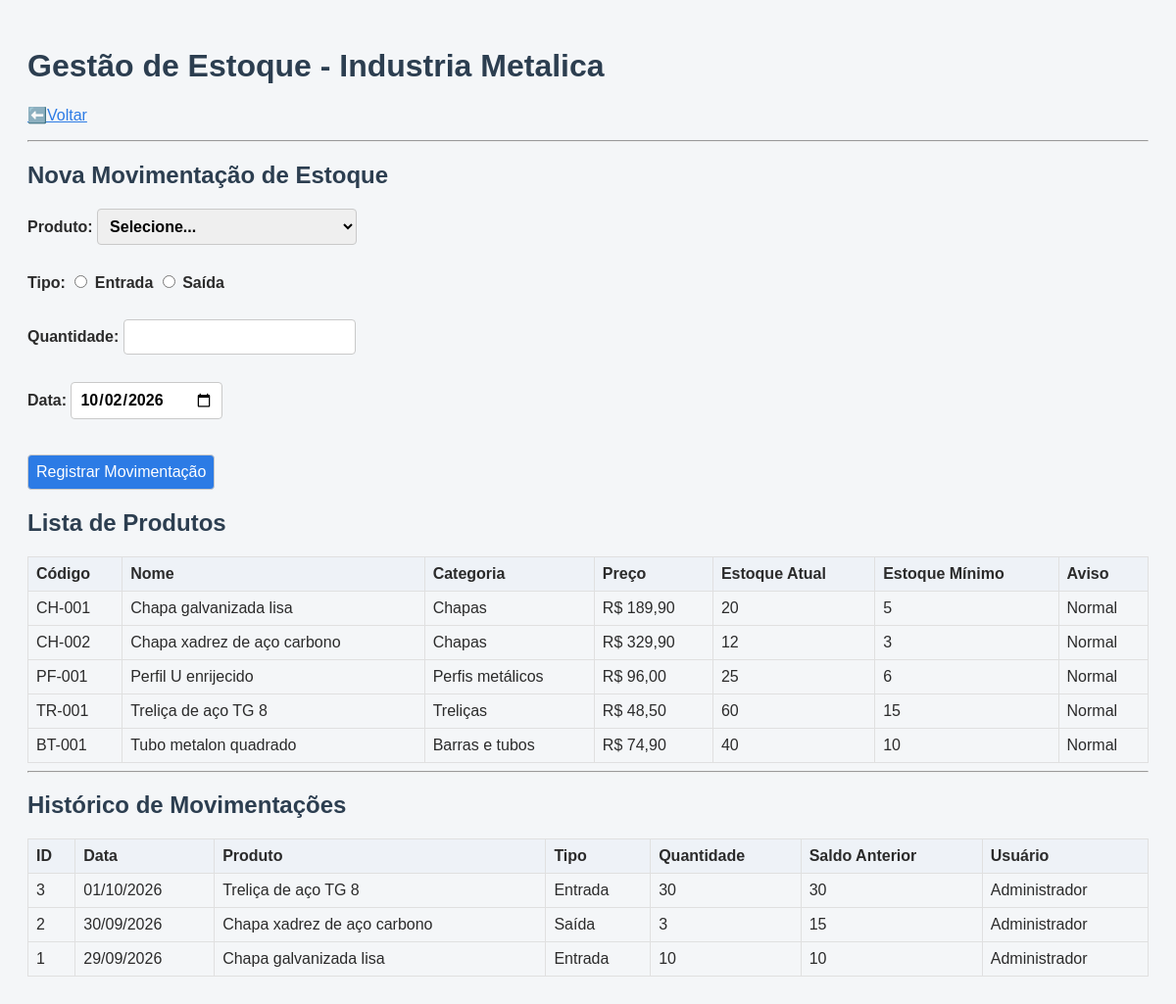
/estoque.php (signed in), run on the app's committed database.
### tables this page shows
CREATE TABLE IF NOT EXISTS produtos (
  id INT NOT NULL AUTO_INCREMENT,
  codigo VARCHAR(45) NOT NULL,
  nome VARCHAR(150) NOT NULL,
  fabricante VARCHAR(100) NOT NULL DEFAULT 'Geral',
  preco DECIMAL(10,2) NOT NULL,
  estoque_atual INT NOT NULL DEFAULT 0,
  estoque_minimo INT NOT NULL DEFAULT 0,
  ativo TINYINT NOT NULL DEFAULT 1,
  peso DECIMAL(10,3) NOT NULL DEFAULT 0,
  categoria VARCHAR(100) NOT NULL,
  unidade VARCHAR(20) NOT NULL DEFAULT 'un',
  material_fabricacao VARCHAR(100) NULL,
  espessura VARCHAR(50) NULL,
  dimensoes VARCHAR(100) NULL,
  acabamento VARCHAR(100) NULL,
  aplicacao VARCHAR(255) NULL,
  PRIMARY KEY (id),
  UNIQUE KEY uq_produtos_codigo (codigo),
  KEY idx_produtos_categoria (categoria)
);

CREATE TABLE IF NOT EXISTS movimentacoes (
  id INT NOT NULL AUTO_INCREMENT,
  tipo TINYINT NOT NULL COMMENT '1 = entrada, 2 = saída',
  data DATE NOT NULL,
  quantidade INT NOT NULL,
  saldo_anterior INT NOT NULL,
  usuarios_id INT NOT NULL,
  produtos_id INT NOT NULL,
  PRIMARY KEY (id),
  KEY idx_movimentacoes_usuario (usuarios_id),
  KEY idx_movimentacoes_produto (produtos_id),
  CONSTRAINT fk_movimentacoes_usuario
    FOREIGN KEY (usuarios_id) REFERENCES usuarios (id),
  CONSTRAINT fk_movimentacoes_produto
    FOREIGN KEY (produtos_id) REFERENCES produtos (id)
);

CREATE TABLE IF NOT EXISTS usuarios (
  id INT NOT NULL AUTO_INCREMENT,
  nome VARCHAR(100) NOT NULL,
  email VARCHAR(100) NOT NULL,
  senha VARCHAR(255) NOT NULL,
  ativo TINYINT NOT NULL DEFAULT 1,
  PRIMARY KEY (id),
  UNIQUE KEY uq_usuarios_email (email)
);

### estoque.php (the view, shortened to what this page needs)
<?php
require_once 'config.php';
$produtos = $conn->query("SELECT * FROM produtos WHERE ativo = 1 ORDER BY nome")->fetchAll();
$movimentacoes = $conn->query("SELECT m.*, p.nome AS produto_nome, u.nome AS usuario_nome FROM movimentacoes m JOIN produtos p ON m.produtos_id = p.id JOIN usuarios u ON m.usuarios_id = u.id ORDER BY m.id DESC")->fetchAll();
?>
<!DOCTYPE html>
<html lang="pt-BR">
<head>
    <link rel="stylesheet" href="estilo.css">
</head>
<body>
    <h1>Gestão de Estoque - Industria Metalica</h1>
    <p><a href="index.php">⬅️Voltar</a></p>
    <hr>
    <h2>Nova Movimentação de Estoque</h2>
    <form method="post">
        <label>Produto:
            <select name="produto_id" required>
                <option value="">Selecione...</option>
            </select>
        </label>
        <br>
        <label>Tipo:
            <input type="radio" name="tipo" value="ENTRADA" required> Entrada
            <input type="radio" name="tipo" value="SAIDA" required> Saída
        </label>
        <br>
        <label>Quantidade:
            <input type="number" name="quantidade" min="1" required>
        </label>
        <br>
        <label>
            Data:
            <input type="date" name="data" value="<?= date('Y-m-d') ?>" required>
        </label>
        <br>
        <br>
        <button type="submit">Registrar Movimentação</button>
    </form>
    <h2>Lista de Produtos</h2>
    <?php if ($produtos): ?>
        <table border="1">
            <tr>
                <th>Código</th>
                <th>Nome</th>
                <th>Categoria</th>
                <th>Preço</th>
                <th>Estoque Atual</th>
                <th>Estoque Mínimo</th>
                <th>Aviso</th>
            </tr>
            <?php foreach ($produtos as $p): ?>
                <tr>
                    <td><?= htmlspecialchars($p['codigo']) ?></td>
                    <td><?= htmlspecialchars($p['nome']) ?></td>
                    <td><?= htmlspecialchars($p['categoria'] ?? '') ?></td>
                    <td>R$ <?= number_format($p['preco'], 2, ',', '.') ?></td>
                    <td><?= $p['estoque_atual'] ?></td>
                    <td><?= $p['estoque_minimo'] ?></td>
                    <td><?= $p['estoque_atual'] < $p['estoque_minimo'] ? '<strong>AVISO: estoque abaixo do mínimo</strong>' : 'Normal' ?></td>
                </tr>
            <?php endforeach; ?>
        </table>
    <?php else: ?><p>Nenhum produto cadastrado.</p><?php endif; ?>
    <hr>
    <h2>Histórico de Movimentações</h2>
    <?php if ($movimentacoes): ?>
        <table border="1">
            <tr>
                <th>ID</th>
                <th>Data</th>
                <th>Produto</th>
                <th>Tipo</th>
                <th>Quantidade</th>
                <th>Saldo Anterior</th>
                <th>Usuário</th>
            </tr>
            <?php foreach ($movimentacoes as $m): ?>
                <tr>
                    <td><?= $m['id'] ?></td>
                    <td><?= date('d/m/Y', strtotime($m['data'])) ?></td>
                    <td><?= htmlspecialchars($m['produto_nome']) ?></td>
                    <td><?= $m['tipo'] == 1 ? 'Entrada' : 'Saída' ?></td>
                    <td><?= $m['quantidade'] ?></td>
                    <td><?= $m['saldo_anterior'] ?></td>
                    <td><?= htmlspecialchars($m['usuario_nome']) ?></td>
                </tr>
            <?php endforeach; ?>
        </table>
    <?php else: ?><p>Nenhuma movimentação registrada.</p><?php endif; ?>
</body>
</html>

### estilo.css (style rules this page uses)
body { font-family: Arial, Helvetica, sans-serif; background-color: #f4f6f8; color: #2b2b2b; padding: 20px; }
h1, h2 { color: #2c3e50; }
label { display: block; font-weight: bold; margin-top: 10px; }
input, select, textarea, button { font: inherit; padding: 8px; border-radius: 4px; border: 1px solid #c9c9c9; }
button { background-color: #2c7be5; color: #ffffff; cursor: pointer; }
a { color: #2c7be5; }
table { width: 100%; border-collapse: collapse; margin-top: 10px; }
th, td { padding: 8px; border: 1px solid #e0e0e0; text-align: left; }
th { background-color: #eef2f7; }

### data on the page
produtos: codigo "CH-001", nome "Chapa galvanizada lisa", categoria "Chapas", preco "189,90", estoque_atual "20", estoque_minimo "5", shows "Normal"
produtos: codigo "CH-002", nome "Chapa xadrez de aço carbono", categoria "Chapas", preco "329,90", estoque_atual "12", estoque_minimo "3", shows "Normal"
produtos: codigo "PF-001", nome "Perfil U enrijecido", categoria "Perfis metálicos", preco "96,00", estoque_atual "25", estoque_minimo "6", shows "Normal"
produtos: codigo "TR-001", nome "Treliça de aço TG 8", categoria "Treliças", preco "48,50", estoque_atual "60", estoque_minimo "15", shows "Normal"
produtos: codigo "BT-001", nome "Tubo metalon quadrado", categoria "Barras e tubos", preco "74,90", estoque_atual "40", estoque_minimo "10", shows "Normal"
movimentacoes: id "3", data "01/10/2026", produtos.nome "Treliça de aço TG 8", tipo "Entrada", quantidade "30", saldo_anterior "30", usuarios.nome "Administrador"
movimentacoes: id "2", data "30/09/2026", produtos.nome "Chapa xadrez de aço carbono", tipo "Saída", quantidade "3", saldo_anterior "15", usuarios.nome "Administrador"
movimentacoes: id "1", data "29/09/2026", produtos.nome "Chapa galvanizada lisa", tipo "Entrada", quantidade "10", saldo_anterior "10", usuarios.nome "Administrador"
